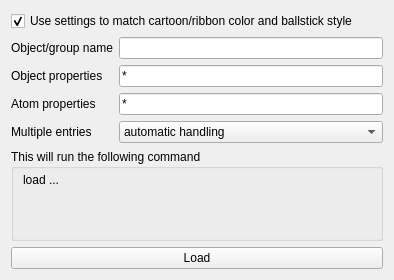
<?xml version="1.0" encoding="UTF-8"?>
<ui version="4.0">
 <class>Form</class>
 <widget class="QWidget" name="Form">
  <property name="geometry">
   <rect>
    <x>0</x>
    <y>0</y>
    <width>394</width>
    <height>280</height>
   </rect>
  </property>
  <property name="windowTitle">
   <string>Maestro File Import</string>
  </property>
  <layout class="QVBoxLayout" name="verticalLayout">
   <item>
    <widget class="QCheckBox" name="input_mimic">
     <property name="text">
      <string>Use settings to match cartoon/ribbon color and ballstick style</string>
     </property>
     <property name="checked">
      <bool>true</bool>
     </property>
    </widget>
   </item>
   <item>
    <layout class="QGridLayout" name="gridLayout">
     <item row="2" column="0">
      <widget class="QLabel" name="label_2">
       <property name="text">
        <string>Atom properties</string>
       </property>
       <property name="buddy">
        <cstring>input_atom_props</cstring>
       </property>
      </widget>
     </item>
     <item row="0" column="0">
      <widget class="QLabel" name="label_3">
       <property name="text">
        <string>Object/group name</string>
       </property>
       <property name="buddy">
        <cstring>input_object_name</cstring>
       </property>
      </widget>
     </item>
     <item row="1" column="1">
      <widget class="QLineEdit" name="input_object_props">
       <property name="toolTip">
        <string>space delimited list of property names, or * for all</string>
       </property>
       <property name="text">
        <string>*</string>
       </property>
      </widget>
     </item>
     <item row="1" column="0">
      <widget class="QLabel" name="label">
       <property name="text">
        <string>Object properties</string>
       </property>
       <property name="buddy">
        <cstring>input_object_props</cstring>
       </property>
      </widget>
     </item>
     <item row="2" column="1">
      <widget class="QLineEdit" name="input_atom_props">
       <property name="toolTip">
        <string>space delimited list of property names, or * for all</string>
       </property>
       <property name="text">
        <string>*</string>
       </property>
      </widget>
     </item>
     <item row="0" column="1">
      <widget class="QLineEdit" name="input_object_name"/>
     </item>
     <item row="3" column="0">
      <widget class="QLabel" name="label">
       <property name="text">
        <string>Multiple entries</string>
       </property>
       <property name="buddy">
        <cstring>input_multiplex</cstring>
       </property>
      </widget>
     </item>
     <item row="3" column="1">
      <widget class="QComboBox" name="input_multiplex">
       <property name="toolTip">
        <string>For same topology with different conformations, choose &quot;trajectory&quot;. For independent molecules, like a set of different ligands, choose &quot;separate objects&quot; or &quot;discrete states&quot;.</string>
       </property>
       <item>
        <property name="text">
         <string>automatic handling</string>
        </property>
       </item>
       <item>
        <property name="text">
         <string>as one multi-state object (trajectory)</string>
        </property>
       </item>
       <item>
        <property name="text">
         <string>as one multi-state object (discrete states)</string>
        </property>
       </item>
       <item>
        <property name="text">
         <string>as separate objects</string>
        </property>
       </item>
      </widget>
     </item>
    </layout>
   </item>
   <item>
    <widget class="QGroupBox" name="groupBox_2">
     <property name="sizePolicy">
      <sizepolicy hsizetype="Expanding" vsizetype="Preferred">
       <horstretch>0</horstretch>
       <verstretch>0</verstretch>
      </sizepolicy>
     </property>
     <property name="title">
      <string>This will run the following command</string>
     </property>
     <layout class="QVBoxLayout" name="verticalLayout_2">
      <property name="topMargin">
       <number>4</number>
      </property>
      <item>
       <widget class="QLabel" name="output_command">
        <property name="sizePolicy">
         <sizepolicy hsizetype="Expanding" vsizetype="Minimum">
          <horstretch>0</horstretch>
          <verstretch>0</verstretch>
         </sizepolicy>
        </property>
        <property name="text">
         <string>load ...</string>
        </property>
        <property name="alignment">
         <set>Qt::AlignLeading|Qt::AlignLeft|Qt::AlignTop</set>
        </property>
        <property name="wordWrap">
         <bool>true</bool>
        </property>
        <property name="textInteractionFlags">
         <set>Qt::TextSelectableByKeyboard|Qt::TextSelectableByMouse</set>
        </property>
       </widget>
      </item>
     </layout>
    </widget>
   </item>
   <item>
    <widget class="QPushButton" name="button_ok">
     <property name="text">
      <string>Load</string>
     </property>
    </widget>
   </item>
  </layout>
 </widget>
 <tabstops>
  <tabstop>button_ok</tabstop>
  <tabstop>input_mimic</tabstop>
  <tabstop>input_object_name</tabstop>
  <tabstop>input_object_props</tabstop>
  <tabstop>input_atom_props</tabstop>
 </tabstops>
 <resources/>
 <connections/>
</ui>
